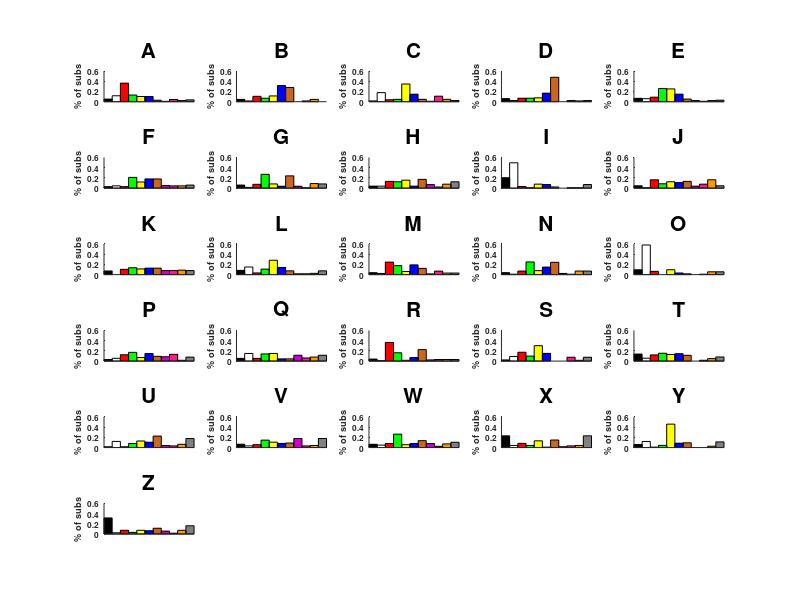

MATLAB code for this plot: (Note: a time limit stopped this script after it produced the figure.)
function    makeLetterXColorHistOtherDBs

% function    makeLetterXColorHists()
% label matrix is an nx26 set of labels
% labels range from 0-11

% this is for visualizing the Rich and Day datasets

% useful stuff for figures

letters = ['A' 'B' 'C' 'D' 'E' 'F' 'G' 'H' 'I' 'J' 'K' 'L' 'M' 'N' 'O' 'P' 'Q' 'R' 'S' 'T' 'U' 'V' 'W' 'X' 'Y' 'Z'];

names = {...
    'black' ...
    'white' ...
    'red' ...
    'green' ...
    'yellow' ...
    'blue' ...
    'brown' ...
    'purple' ...
    'pink' ...
    'orange' ...
    'grey'...
    'none',...
    };

histcolors = [ 0 0 0;
    1 1 1;
    1 0 0;
    0 1 0;
    1 1 0;
    0 0 1;
    .8 .4 .12;
    .8 0 .8;
    1 .1 .55;
    1 .6 0;
    .5 .5 .5;
%     0 0 0;
    ];



tmp = load('RichMatches');
% this loads the variable rich, which is a matrix 26x11 (letters x
% frequency of color matches)
% though the rows sum very close to 100, they don't quite usually.  mostly
% the error is less than one, but there are some exceptions, not sure why.
% maybe some matches couldn't be assigned to any of the color categories?

% the colors are stored in a different order than our labels
% from their paper
rich2eagleman = [1 3 6 8 4 9 11 10 7 5 2];

% letter x color matrix, in same order as our color labels
rich.frequencies = tmp.rich(:, rich2eagleman);

% for plotting is it easiest to blow this up into a fake dataset and then
% use hist to define the bin size?




% let's do it again as percent;  adjusted for no matches
figure('name','percent of times each letter is given a color label Rich dataset', 'Color', [1 1 1],'Position',get(0,'ScreenSize'));
for i = 1:26
    
    subplot(6,5,i);
%     [counts, bins]=hist(labelmatrix(:,i),11);
%     counts  = counts/length(labelmatrix);
    hBar =bar(.5:10.5,(rich.frequencies(i,:)./sum(rich.frequencies(i,:)))', 'hist');
    ylabel('% of subs');
%     set(gca,'XLim',[0 11],'XTick',bins,'XTickLabel',names,...
%         'YLim',[0 .8],'YTick',[0:.2:.6],'FontSize',6,'FontWeight','bold');
    set(gca,'XLim',[0 11],'XTick',[],'YLim',[0 .6],'YTick',[0:.2:.6],'FontSize',6,'FontWeight','bold');
    
    set(hBar,'FaceVertexCData',histcolors);
    title(letters(i),'FontSize',15,'FontWeight','bold');
    box off;
    
end


load('daymatches.mat');

% let's do it again as percent;  adjusted for no matches
figure('name','percent of times each letter is given a color label Day dataset', 'Color', [1 1 1],'Position',get(0,'ScreenSize'));
for i = 1:26
    
    subplot(6,5,i);
%     [counts, bins]=hist(labelmatrix(:,i),11);
%     counts  = counts/length(labelmatrix);
    hBar =bar(0.5:10.5,day_matches(i,:),'hist');
    ylabel('% of subs');
%     set(gca,'XLim',[0 11],'XTick',bins,'XTickLabel',names,...
%         'YLim',[0 .8],'YTick',[0:.2:.6],'FontSize',6,'FontWeight','bold');
    set(gca,'XLim',[0 11],'XTick',[],'YLim',[0 .6],'YTick',[0:.2:.6],'FontSize',6,'FontWeight','bold');
    
    set(hBar,'FaceVertexCData',histcolors);
    title(letters(i),'FontSize',15,'FontWeight','bold');
    box off;
    
end




end
